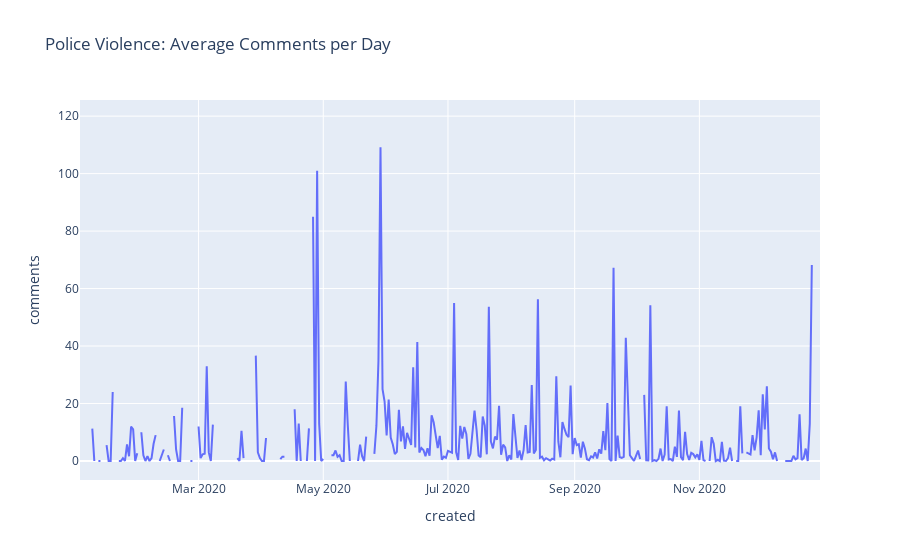

The notebook cell this image was saved under:
### Markdown cell above
Hmm, quite a bit of variability. Most of the time very little engagement, but one with 8160 comments! We can simmilarly look at them over time by day.

### Code cell
comments_time = (pv.resample('D', on='created')
    .mean()['num_comments']
    .rename_axis('created')
    .reset_index(name='comments')
)
px.line(comments_time, x='created', y='comments', title='Police Violence: Average Comments per Day')

### Figure 1 — Plotly figure (JSON) as saved in the notebook; plotly's stock layout.template omitted (floating-point values rounded to 4 significant figures; data arrays with more than 128 entries replaced by an {"elided": "..."} marker saying what was removed)
{"data": [{"hovertemplate": "created=%{x}<br>comments=%{y}<extra></extra>", "legendgroup": "", "line": {"color": "#636efa", "dash": "solid"}, "mode": "lines", "name": "", "orientation": "v", "showlegend": false, "type": "scatter", "x": {"elided": "363 str values"}, "xaxis": "x", "y": {"elided": "363 float values"}, "yaxis": "y"}], "layout": {"legend": {"tracegroupgap": 0}, "title": {"text": "Police Violence: Average Comments per Day"}, "xaxis": {"anchor": "y", "domain": [0, 1], "title": {"text": "created"}}, "yaxis": {"anchor": "x", "domain": [0, 1], "title": {"text": "comments"}}}}
